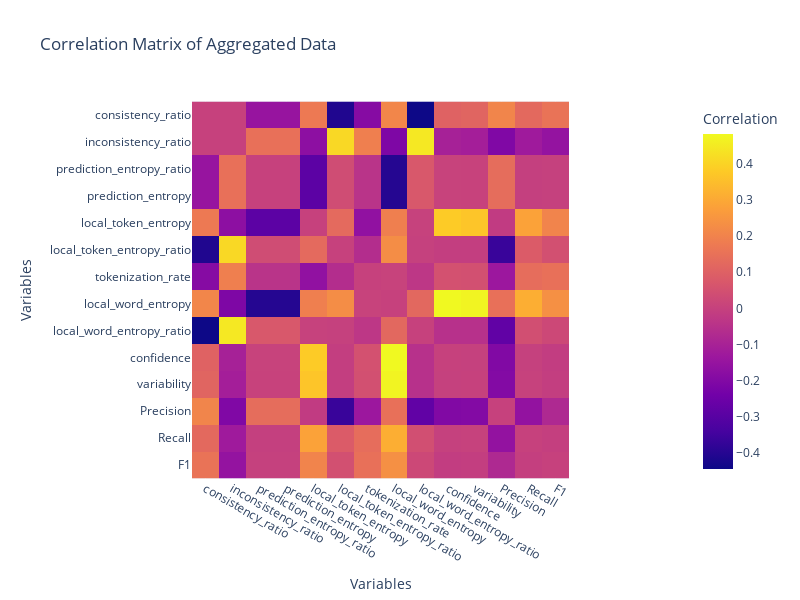

Notebook code for this chart:
### Code cell
correlation_fig

### Figure 1 — Plotly figure (JSON) as saved in the notebook; plotly's stock layout.template omitted (floating-point values rounded to 4 significant figures; data arrays with more than 128 entries replaced by an {"elided": "..."} marker saying what was removed)
{"data": [{"coloraxis": "coloraxis", "hovertemplate": "Variables: %{x}<br>Variables: %{y}<br>Correlation: %{z}<extra></extra>", "name": "0", "type": "heatmap", "x": ["consistency_ratio", "inconsistency_ratio", "prediction_entropy_ratio", "prediction_entropy", "local_token_entropy", "local_token_entropy_ratio", "tokenization_rate", "local_word_entropy", "local_word_entropy_ratio", "confidence", "variability", "Precision", "Recall", "F1"], "xaxis": "x", "y": ["consistency_ratio", "inconsistency_ratio", "prediction_entropy_ratio", "prediction_entropy", "local_token_entropy", "local_token_entropy_ratio", "tokenization_rate", "local_word_entropy", "local_word_entropy_ratio", "confidence", "variability", "Precision", "Recall", "F1"], "yaxis": "y", "z": {"elided": "14x14 float values"}}], "layout": {"coloraxis": {"colorbar": {"title": {"text": "Correlation"}}, "colorscale": [[0, "#0d0887"], [0.1111, "#46039f"], [0.2222, "#7201a8"], [0.3333, "#9c179e"], [0.4444, "#bd3786"], [0.5556, "#d8576b"], [0.6667, "#ed7953"], [0.7778, "#fb9f3a"], [0.8889, "#fdca26"], [1, "#f0f921"]]}, "height": 600, "title": {"text": "Correlation Matrix of Aggregated Data"}, "width": 800, "xaxis": {"anchor": "y", "constrain": "domain", "domain": [0, 1], "scaleanchor": "y", "title": {"text": "Variables"}}, "yaxis": {"anchor": "x", "autorange": "reversed", "constrain": "domain", "domain": [0, 1], "title": {"text": "Variables"}}}}
